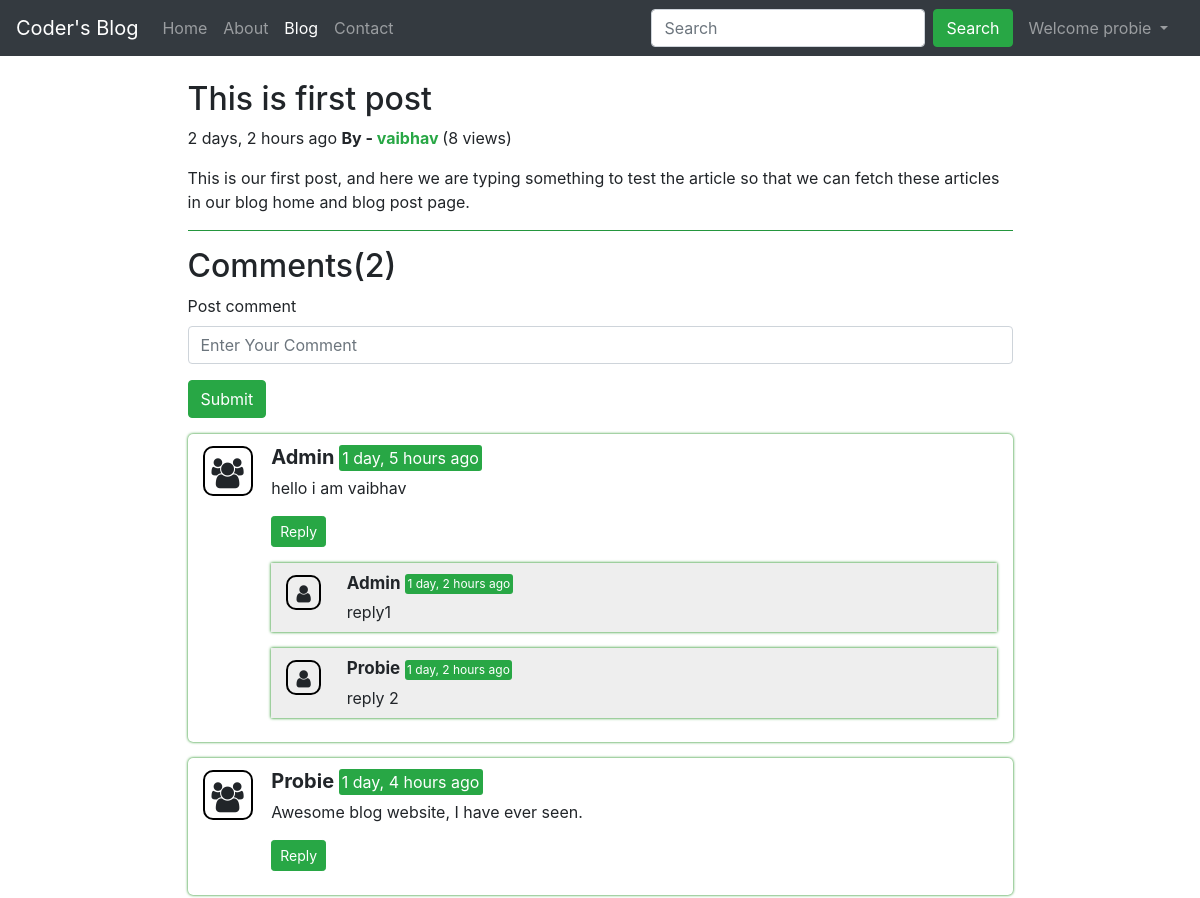
Screenshot of /blog/first-post/ (signed in) with the database file from the repository.
### blog/models.py (models this page shows, shortened)
class Post(models.Model):
    sno = models.AutoField(primary_key=True)
    title = models.CharField(max_length=255)
    content = models.TextField()
    author = models.CharField(max_length=50)
    slug = models.CharField(max_length=50)
    views = models.IntegerField(default=0)
    timeStamp = models.DateTimeField(blank=True)

class BlogComment(models.Model):
    sno = models.AutoField(primary_key=True)
    comment = models.TextField()
    user = models.ForeignKey(User, on_delete=models.CASCADE)
    post = models.ForeignKey(Post, on_delete=models.CASCADE)
    parent = models.ForeignKey('self', on_delete=models.CASCADE, null=True)
    timeStamp = models.DateTimeField(default=now)

### blog/views.py (the view)
# urls.py: path('<str:slug>/', views.blogPost, name='blogPost'),
def blogPost(request, slug):
    post = Post.objects.filter(slug=slug).first()
    post.views = post.views + 1
    post.save()
    comments = BlogComment.objects.filter(post=post, parent=None)
    replies = BlogComment.objects.filter(post=post).exclude(parent=None)
    repDict = {}
    for reply in replies:
        if reply.parent.sno not in repDict.keys():
            repDict[reply.parent.sno] = [reply]
        else:
            repDict[reply.parent.sno].append(reply)
    return render(request, 'blog/blogPost.html', {'post': post, 'comments': comments, 'user': request.user, 'repDict': repDict})

### blog/templatetags/extras.py (called while the page is built)
@register.filter(name='get_val')
def get_val(dict, key):
    return dict.get(key)

### templates/blog/blogPost.html (shortened to what this page needs)
{% extends 'base.html' %}
{% block blogactive %} active {% endblock blogactive %}
{% load humanize %}
{% load extras %}
{% block body %}
<section class="pb-4 pt-4">
    <div class="container">
        <div class="row">
            <div class="col-md-9 m-auto">
                <div class="blog-post">
                    <h2 class="blog-post-title">{{post.title}}</h2>
                    <p class="blog-post-meta">
                        {{post.timeStamp | naturaltime}}
                        <b>By -
                            <a href="/about" class="text-success">
                                {{post.author}}
                            </a>
                        </b>
                        <span>({{post.views}} views)</span>
                    </p>
                    <p>{{post.content|safe}}</p>
                    <hr class="bg-success">
                </div>
            </div>
        </div>
        <div class="row">
            <div class="col-md-9 m-auto">
                <h2>Comments({{comments.count}})</h2>
                {% if user.is_authenticated %}
                    <form action="/blog/postComment" method='POST'>{% csrf_token %}
                        <div class="form-group">
                            <label for="comment">Post comment</label>
                            <input type="text" class="form-control" id="comment" name="comment" placeholder="Enter Your Comment" autocomplete="off">
                        </div>
                        <button type="submit" class="btn btn-success">Submit</button>
                    </form>
                {% else %}
                    <mark class="mark bg-danger d-block">Please login to post comment</mark>
                {% endif %}
                {% for comment in comments %}
                    <div class="row mb-3 mt-3 mx-auto comment_section">
                        <div class="col-md-1">
                            <i class="fa fa-users user_icon"></i>
                        </div>
                        <div class="col-md-11 py-2">
                            <b class="username">{{comment.user.username}}</b> <mark class="mark bg-success">{{comment.timeStamp | naturaltime}}</mark>
                            <div class="mb-3 mt-1">
                                {{ comment.comment }}
                            </div>
                            <div class="reply">
                                {% if user.is_authenticated %}
                                <button class="btn btn-sm btn-success" type="button" data-toggle="collapse" data-target="#reply{{comment.sno}}" aria-expanded="false" aria-controls="reply{{comment.sno}}">Reply</button>
                                {% else %}
                                <button class="btn btn-sm btn-success" type="button" data-toggle="collapse" data-target="#reply{{comment.sno}}" aria-expanded="false" aria-controls="reply{{comment.sno}}" disabled>Login To Reply</button>
                                {% endif %}
                                <div class="replies mt-3">
                                    {% for reply in repDict|get_val:comment.sno %}
                                        <div class="row mb-3 mt-3 mx-auto comment_section">
                                            <div class="col-md-1">
                                                <i class="fa fa-user user_icon"></i>
                                            </div>
                                            <div class="col-md-11 py-2">
                                                <b class="username">{{reply.user.username}}</b> <mark class="mark bg-success">{{reply.timeStamp | naturaltime}}</mark>
                                                <div class="mt-1">
                                                    {{reply.comment}}
                                                </div>
                                            </div>
                                        </div>
                                    {% endfor %}
                                </div>
                            </div>
                        </div>
                    </div>
                {% endfor %}
            </div>
        </div>
    </div>
</section>
{% endblock body %}

### templates/base.html (shortened to what this page needs)
<!doctype html>
<html lang="en">
  <head>
    <link rel="stylesheet" href="https://stackpath.bootstrapcdn.com/bootstrap/4.5.0/css/bootstrap.min.css">
    <link rel="stylesheet" href="https://stackpath.bootstrapcdn.com/font-awesome/4.7.0/css/font-awesome.min.css">
  </head>
  <body>
      <nav class="navbar navbar-expand-lg navbar-dark bg-dark">
        <a class="navbar-brand" href="/">Coder's Blog</a>
        <div class="collapse navbar-collapse" id="navbarSupportedContent">
          <ul class="navbar-nav mr-auto">
            <li class="nav-item {% block homeactive %} {% endblock homeactive %}">
              <a class="nav-link" href="/">Home <span class="sr-only">(current)</span></a>
            </li>
            <li class="nav-item {% block aboutactive %} {% endblock aboutactive %}">
              <a class="nav-link" href="/about">About</a>
            </li>
            <li class="nav-item {% block blogactive %} {% endblock blogactive %}">
              <a class="nav-link" href="/blog">Blog</a>
            </li>
            <li class="nav-item {% block contactactive %} {% endblock contactactive %}">
              <a class="nav-link" href="/contact">Contact</a>
            </li>
          </ul>
          <form class="form-inline my-2 my-lg-0 mr-2" method="GET" action="/search" id="search_form">
            <input class="form-control mr-sm-2" type="search" placeholder="Search" name="search" id="search" aria-label="Search">
            <input class="btn btn-success my-2 my-sm-0" type="submit" value="Search" id="submit">
          </form>
          {% if user.is_authenticated %}
            <ul class="navbar-nav mr-2">
              <li class="nav-item dropdown">
                <a href="#" class="nav-link dropdown-toggle" id="navbarDropdown" role="button" data-toggle="dropdown" aria-haspopup="true" aria-expanded="false">
                Welcome {{request.user}}
                </a>
              </li>
            </ul>
          {% else %}
            <button type="button" class="btn btn-success mr-1" data-toggle="modal" data-target="#signup">SignUp</button>
            <button type="button" class="btn btn-success" data-toggle="modal" data-target="#login">Login</button>
          {% endif %}
        </div>
      </nav>
    {% block body %}  {% endblock body %}
  </body>
</html>

### templates/blog/blogPost.html (style rules this page uses)
.comment_section { border-radius: 5px; box-shadow: 0 0 3px green; }
.user_icon { border-radius: 10px; font-size: 30px; height: 50px; line-height: 50px; text-align: center; width: 50px; border: 2px solid #000; margin-top: 12px; }
.reply .user_icon { font-size: 20px; height: 35px; line-height: 35px; text-align: center; width: 35px; }
.username { font-size:20px; text-transform: capitalize; }
.reply .username { font-size:17px; }
mark.mark { border-radius:3px; color:#fff; }
.reply mark.mark { font-size:12px; }
.reply .comment_section { border-radius:0; background: #eee; }

### rows the page displays
Post: title "This is first post", timeStamp "2 days, 2 hours ago", author "vaibhav", views "8", content "This is our first post, and here we are typing something to test the article so that we can fetch these articles in our blog home and blog post page."
BlogComment: user.username "Admin", timeStamp "1 day, 5 hours ago", comment "hello i am vaibhav"
BlogComment: user.username "Admin", timeStamp "1 day, 2 hours ago", comment "reply1"
BlogComment: user.username "Probie", timeStamp "1 day, 2 hours ago", comment "reply 2"
BlogComment: user.username "Probie", timeStamp "1 day, 4 hours ago", comment "Awesome blog website, I have ever seen."

### other values shown
{{ request.user }} "probie"
{{ comments.count }} "2"
